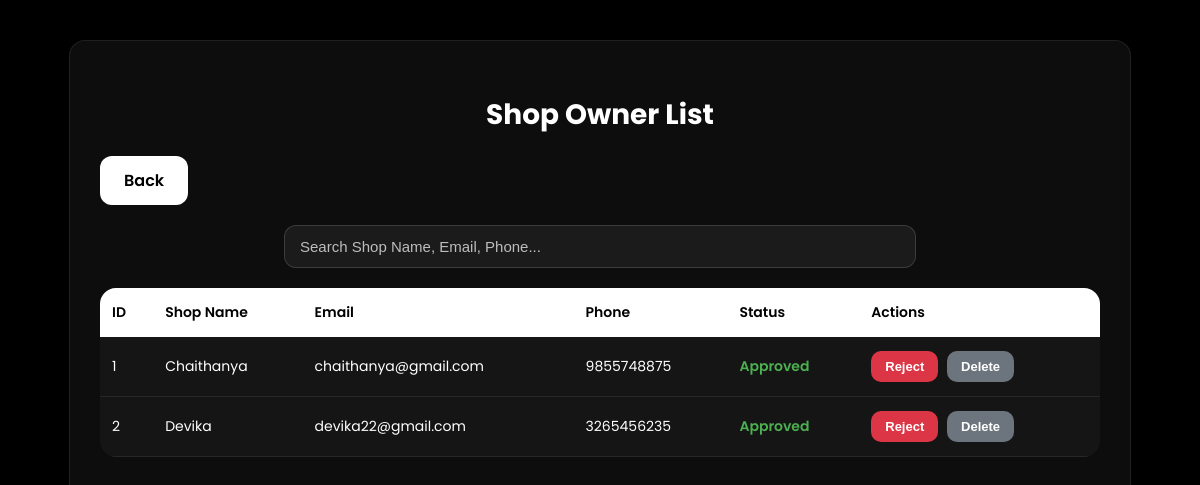
Screenshot of /ownerlist/ with the database file from the repository.
### danceapp/models.py (models this page shows)
class shop(models.Model):
     name=models.CharField(max_length=100,null=True,blank=True)
     email=models.EmailField(max_length=100,null=True,blank=True,unique=True)
     image=models.FileField(upload_to='owner_images/',null=True,blank=True)
     phone=models.IntegerField(null=True,blank=True)
     password=models.CharField(max_length=20,null=True,blank=True)
     isapproved=models.BooleanField(default=False)
     isrejected=models.BooleanField(default=False)
     licenseno=models.CharField(max_length=10,null=True,blank=True)
     shopname=models.CharField(max_length=100,null=True,blank=True)

### danceapp/views.py (the view)
# urls.py: path('ownerlist/',views.ownerlist, name='ownerlist'),
def ownerlist(request):
    shops=models.shop.objects.all()
    return render(request,'ownerlist.html',{'shops':shops})

### danceapp/templates/ownerlist.html (shortened to what this page needs)
{% load static %}
<!DOCTYPE html>
<html lang="en">
<head>
</head>
<body>
<div class="container">
<h2>Shop Owner List</h2>
<a href="/adminhome/" class="back-btn">Back</a>
<div class="search-box">
<input type="text" id="search" class="search-input" placeholder="Search Shop Name, Email, Phone...">
</div>
<table id="shopTable">
<thead>
<tr>
<th>ID</th>
<th>Shop Name</th>
<th>Email</th>
<th>Phone</th>
<th>Status</th>
<th>Actions</th>
</tr>
</thead>
<tbody>
{% for shop in shops %}
<tr>
<td>{{ shop.id }}</td>
<td>{{ shop.name }}</td>
<td>{{ shop.email }}</td>
<td>{{ shop.phone }}</td>
<td>
{% if shop.isapproved %}
<span class="status-approved">Approved</span>
{% else %}
<span class="status-pending">Pending</span>
{% endif %}
</td>
<td>
<a href="{% url 'rejectshop' shop.id %}">
<button class="btn reject-btn">Reject</button>
</a>
<a href="{% url 'deleteshop' shop.id %}">
<button class="btn delete-btn">Delete</button>
</a>
</td>
</tr>
{% endfor %}
</tbody>
</table>
</div>
</body>
</html>

### danceapp/templates/ownerlist.html (style rules this page uses)
:root { --bg-dark: #000; --panel: rgba(255,255,255,0.05); --accent: #ffffff; --approved: #28a745; --rejected: #dc3545; --pending: #ffc107; --text: #ffffff; --muted: #bdbdbd; --radius: 16px; --shadow: 0 10px 30px rgba(0,0,0,0.8); }
body { margin: 0; font-family: 'Poppins', sans-serif; background: #000; color: var(--text); display: flex; justify-content: center; padding: 40px 20px; min-height: 100vh; }
.container { width: 95%; max-width: 1000px; background: var(--panel); backdrop-filter: blur(10px); border-radius: var(--radius); padding: 30px; box-shadow: var(--shadow); border: 1px solid rgba(255,255,255,0.08); }
h2 { text-align: center; font-size: 28px; margin-bottom: 20px; color: #ffffff; font-weight: 700; }
.back-btn { display: inline-block; background-color: #ffffff; color: #000; padding: 12px 24px; text-decoration: none; border-radius: 12px; font-size: 16px; font-weight: 600; margin-bottom: 20px; transition: 0.3s; }
.search-box { width: 100%; margin-bottom: 20px; display: flex; justify-content: center; }
.search-input { width: 60%; padding: 12px 15px; border-radius: 12px; border: 1px solid rgba(255,255,255,0.15); outline: none; font-size: 15px; background: rgba(255,255,255,0.06); color: #fff; transition: 0.3s; }
.search-input::placeholder { color: var(--muted); }
table { width: 100%; border-collapse: collapse; background: rgba(255,255,255,0.03); border-radius: var(--radius); overflow: hidden; }
th, td { padding: 14px 12px; text-align: left; }
th { background: #ffffff; color: #000; font-weight: 600; font-size: 14px; }
td { color: #ffffff; font-size: 14px; border-bottom: 1px solid rgba(255,255,255,0.08); }
.status-approved { color: #4caf50; font-weight: 600; }
.btn { padding: 8px 14px; border: none; border-radius: 10px; cursor: pointer; font-size: 13px; font-weight: 600; color: #fff; margin-right: 5px; transition: transform 0.2s; }
.reject-btn { background: #dc3545; }
.delete-btn { background: #6c757d; }
a { text-decoration: none; }

### rows the page displays
shop: id "1", name "Chaithanya", email "chaithanya@gmail.com", phone "9855748875", isapproved "Approved"
shop: id "2", name "Devika", email "devika22@gmail.com", phone "3265456235", isapproved "Approved"
